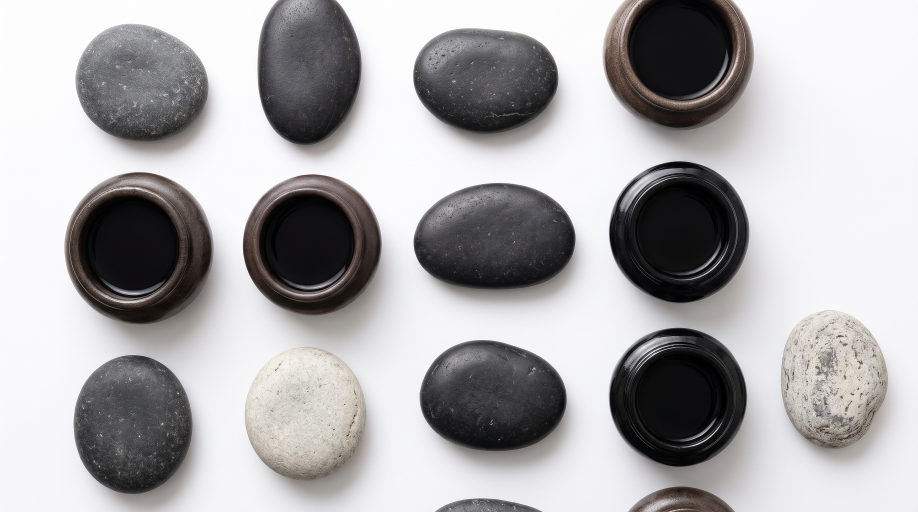
#> input picture ux/brand/props/source-stones-and-inkwells.jpg, 2752 x 1536 px (shown at 1/3 size)
$ python profile.py source-stones-and-inkwells.jpg
#> lines starting #> are read from the running program, lines starting #| are printed output that depends on the picture; after the words box and inside, x2 and y2 are one past the last pixel; in counts of white or black regions, pixels touching at a corner belong together
"""Luminance along inward lines from a cutout's lower edge, composited on the slate ground (#25292d).
profile.py <cutout.png> : prints the darkest body tone and, for bottom / lower-left / lower-right,
the composited luminance from 8 px outside the stone's opaque edge to 24 px in."""
import sys, numpy as np
from PIL import Image
from scipy import ndimage as ndi
im = np.asarray(Image.open(sys.argv[1]).convert('RGBA')).astype(float)
a = im[..., 3:] / 255
#> a: shape (1536, 2752, 1) float64; every value is 1
comp = im[..., :3] * a + np.array([0x25, 0x29, 0x2d]) * (1 - a)
L = comp.mean(axis=2)
obj = im[..., 3] > 250
#> obj: shape (1536, 2752) bool; every value is 1
core = ndi.binary_erosion(obj, iterations=25)
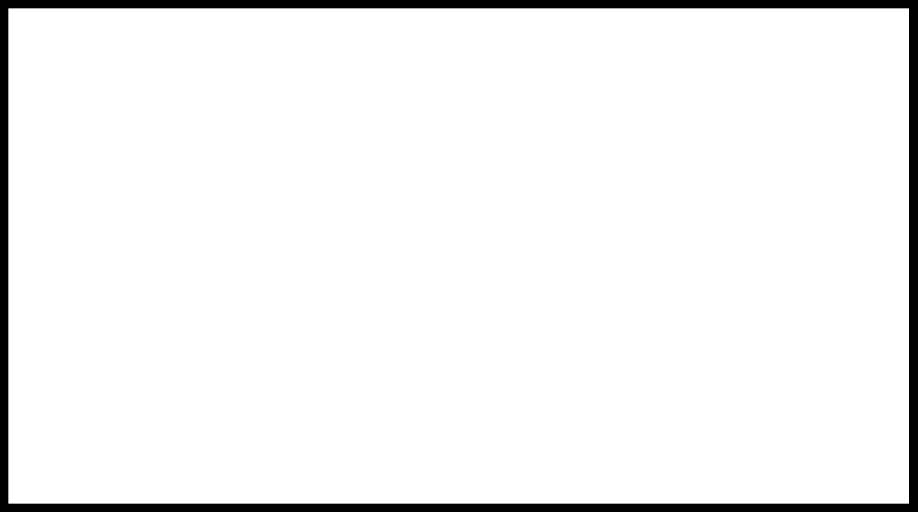
#> core: shape (1536, 2752) bool (shown at 1/3 size); 95% white; 1 black region, box (x1, y1, x2, y2) and area: (0, 0, 2752, 1536) 211900
print('darkest body (5th pct of core):', round(np.percentile(L[core], 5), 1), ' body median:', round(np.median(L[core]), 1))
#| darkest body (5th pct of core): 14.7  body median: 217.7
cy, cx = np.argwhere(obj).mean(axis=0)
#> cy = 767.5; cx = 1375.5
for name, ang in [('top', 270), ('upper-left', 225), ('left', 180), ('lower-left', 135), ('bottom', 90), ('lower-right', 45), ('right', 0)]:
    t = np.deg2rad(ang); d = np.array([np.sin(t), np.cos(t)])    # (dy, dx) outward
    # walk out from the center to the last opaque-ish pixel along this direction
    r = 0
    while True:
        y, x = (np.array([cy, cx]) + (r + 1) * d).round().astype(int)
#> (the run stopped early here; a loop or call above may not have finished)

$ run again, on ux/brand/props/inkwell-black-b.png
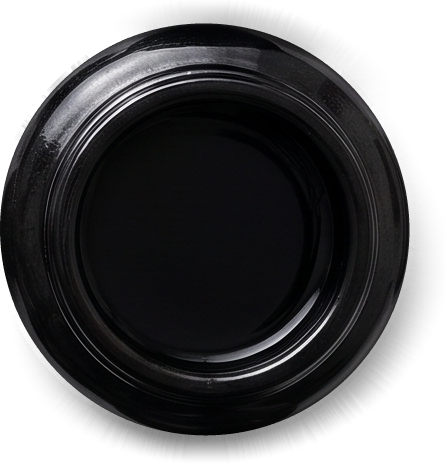
#> input picture ux/brand/props/inkwell-black-b.png, 445 x 463 px
#> `obj = im[..., 3] > 250`:
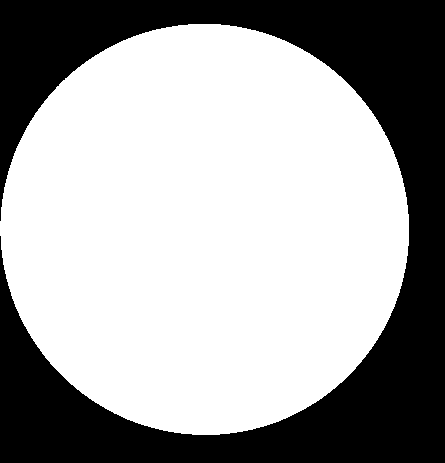
#> obj: shape (463, 445) bool; 64% white; 1 black region, box (x1, y1, x2, y2) and area: (0, 0, 445, 463) 74096
#> `core = ndi.binary_erosion(obj, iterations=25)`:
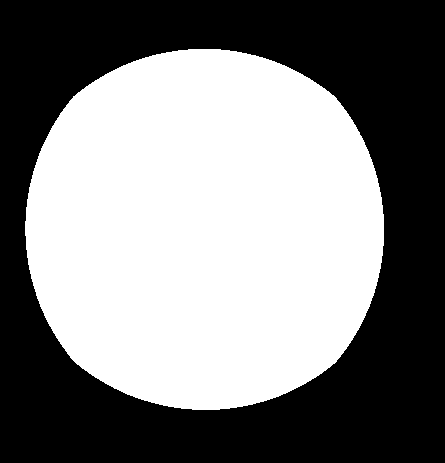
#> core: shape (463, 445) bool; 50.6% white; 1 black region, box (x1, y1, x2, y2) and area: (0, 0, 445, 463) 101782
#| darkest body (5th pct of core): 2.0  body median: 13.7
#> cy = 228.9; cx = 204.2

$ run again, on ux/brand/props/inkwell-brown-a.png
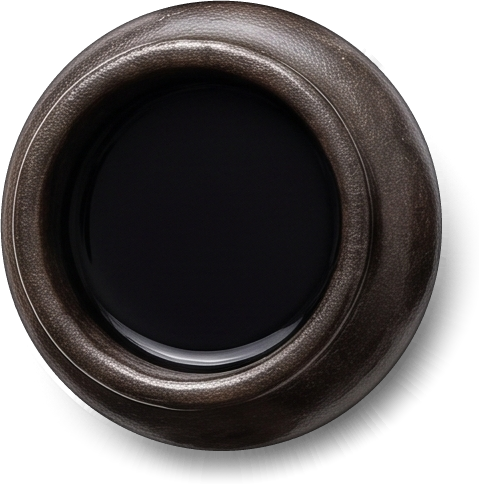
#> input picture ux/brand/props/inkwell-brown-a.png, 479 x 484 px
#> `obj = im[..., 3] > 250`:
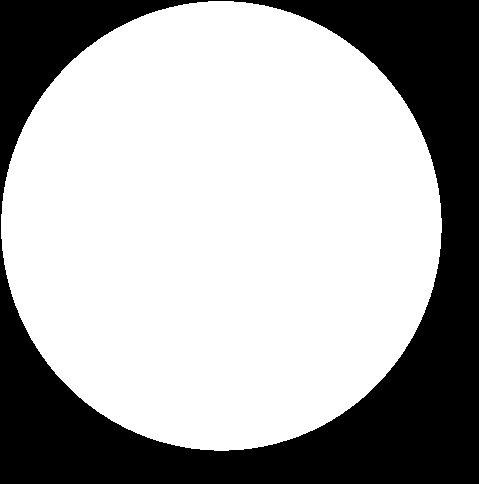
#> obj: shape (484, 479) bool; 67% white; 1 black region, box (x1, y1, x2, y2) and area: (0, 0, 479, 484) 76394
#> `core = ndi.binary_erosion(obj, iterations=25)`:
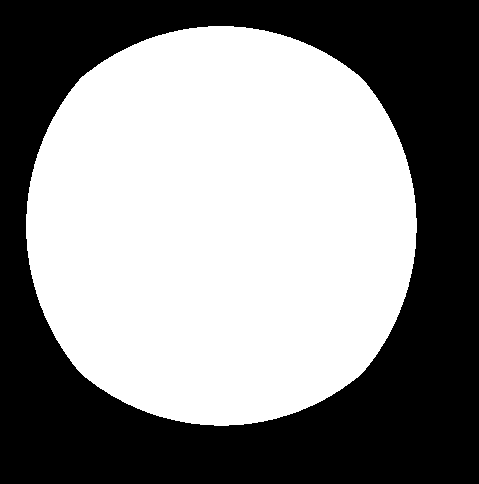
#> core: shape (484, 479) bool; 54% white; 1 black region, box (x1, y1, x2, y2) and area: (0, 0, 479, 484) 106561
#| darkest body (5th pct of core): 5.7  body median: 16.7
#> cy = 225.4; cx = 220.9

$ run again, on ux/brand/props/inkwell-brown-b.png
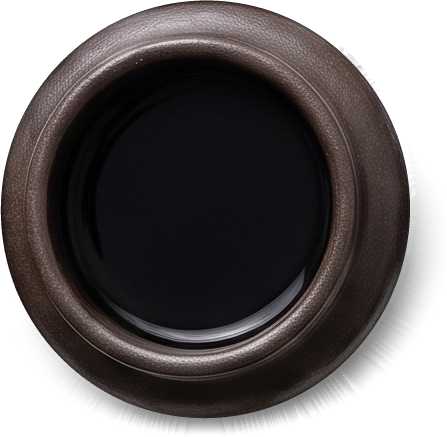
#> input picture ux/brand/props/inkwell-brown-b.png, 447 x 437 px
#> `obj = im[..., 3] > 250`:
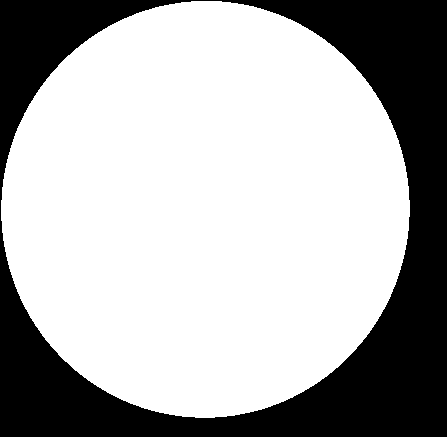
#> obj: shape (437, 447) bool; 68.4% white; 1 black region, box (x1, y1, x2, y2) and area: (0, 0, 447, 437) 61676
#> `core = ndi.binary_erosion(obj, iterations=25)`:
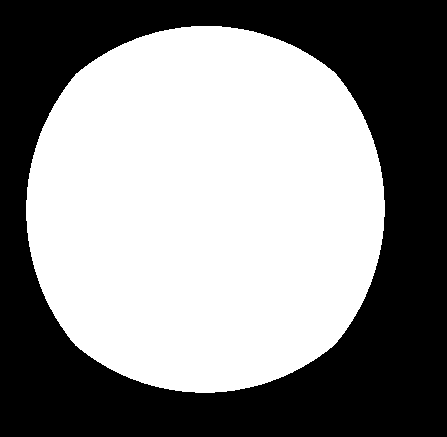
#> core: shape (437, 447) bool; 54.2% white; 1 black region, box (x1, y1, x2, y2) and area: (0, 0, 447, 437) 89555
#| darkest body (5th pct of core): 4.3  body median: 17.3
#> cy = 208.8; cx = 204.9
